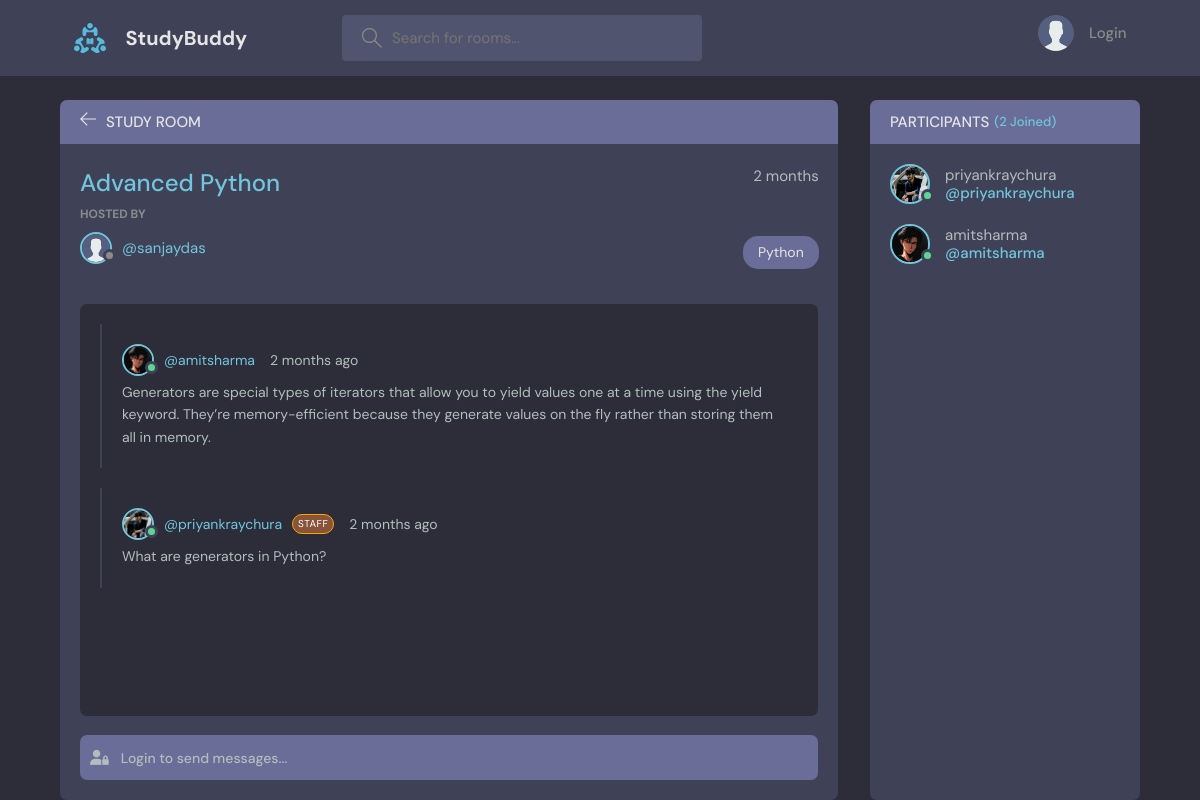
Page /room/12/ on the committed database.
### base/models.py (models this page shows, shortened)
class Room(models.Model):
    host = models.ForeignKey(User, on_delete=models.SET_NULL, null=True)
    topic = models.ForeignKey(Topic, on_delete=models.SET_NULL, null=True)
    name = models.CharField(max_length=200)
    description = models.TextField(null = True, blank=True)
    participants = models.ManyToManyField(User, related_name='participants', blank=True)
    updated = models.DateTimeField(auto_now=True)
    created = models.DateTimeField(auto_now_add=True)
    likes = models.ManyToManyField(User, related_name='liked_items', blank=True)
    class Meta:
        ordering = ['-updated', '-created']

class User(AbstractUser):
    name = models.CharField(max_length=200, null=True)
    email = models.EmailField(unique=True ,null=True)
    bio = models.TextField(null=True)
    avatar = models.ImageField(null=True, default="avatar.svg")
    USERNAME_FIELD = 'email'
    REQUIRED_FIELDS = ['username']

class Topic(models.Model):
    name = models.CharField(max_length=200)
    def __str__(self):
        return self.name

class Message(models.Model):
    user = models.ForeignKey(User, on_delete=models.CASCADE)
    room = models.ForeignKey(Room, on_delete=models.CASCADE)
    body = models.TextField()
    updated = models.DateTimeField(auto_now=True)
    created = models.DateTimeField(auto_now_add=True)
    class Meta:
        ordering = ['-updated', '-created']

### base/views.py (the view, shortened to what this page needs)
# urls.py: path('room/<str:pk>/', views.room, name = "room"),
def room(request, pk):
    room = Room.objects.get(id = pk)
    room_messages = room.message_set.all()
    participants = room.participants.all()
    context = {'room': room, 'room_messages': room_messages, 'participants': participants}
    return render(request, 'base/room.html', context)

### base/templates/base/room.html (shortened to what this page needs)
{% extends 'main.html' %}
{% block content %}
  <link rel="stylesheet" href="https://cdnjs.cloudflare.com/ajax/libs/font-awesome/6.5.2/css/all.min.css" />
    <main class="profile-page layout layout--2">
      <div class="container">
        <div class="room">
          <div class="room__top">
            <div class="room__topLeft">
              <a href="{% url 'home' %}">
                <svg version="1.1" xmlns="http://www.w3.org/2000/svg" width="32" height="32" viewBox="0 0 32 32">
                  <title>arrow-left</title>
                  <path
                    d="M13.723 2.286l-13.723 13.714 13.719 13.714 1.616-1.611-10.96-10.96h27.625v-2.286h-27.625l10.965-10.965-1.616-1.607z"
                  ></path>
                </svg>
              </a>
              <h3>Study Room</h3>
            </div>
          </div>
          <div class="room__box scroll">
            <div class="room__header scroll">
              <div class="room__info">
                <h3>{{ room.name }}</h3>
                <span>{{ room.created|timesince}}</span>
              </div>
              <div class="room__hosted">
                <p>Hosted By</p>
                <div class="room_auto_with_topic">
                <a href="{% url 'user-profile' room.host.id %}" class="room__author">
                    <div class="avatar avatar--small {% if user.is_active %}active{% endif %}">
                      <img src="{{ room.host.avatar.url }}" />
                    </div>
                    <span>@{{ room.host.username }}</span>
                  </a>
                  <span class="room__topics">{{ room.topic }}</span>
                </div>
              </div>
            </div>
            <div class="room__conversation">
              <div class="threads scroll">
                {% for message in room_messages %}
                <div class="thread">
                  <div class="thread__top">
                    <div class="thread__author">
                      <a href="{% url 'user-profile' message.user.id %}" class="thread__authorInfo">
                        <div class="avatar avatar--small {% if message.user.is_active %}active{% endif %}">
                          <img src="{{ message.user.avatar.url }}" />
                        </div>
                        <span>@{{ message.user.username }}</span>
                        {% if message.user.is_staff %}
                          <span class="adminTag">STAFF</span>
                        {% endif %}
                      </a>
                      <span class="thread__date">{{ message.created|timesince}} ago</span>
                    </div>
                  </div>
                  <div class="thread__details">
                    {{ message.body }}
                  </div>
                </div>
                {% endfor %}
              </div>
            </div>
          </div>
          <div class="room__message">
            <form action="" method="POST">
              {% if request.user.is_authenticated %}
                <input name="body" placeholder="Write your message here...">
              {% else %}
                <input name="body" placeholder="        Login to send messages..." onclick="window.location.href='/login';" style="cursor: pointer;" readonly>
                <i class="fa-solid fa-user-lock"></i>
              {% endif %}
            </form>
          </div>
        </div>
        <div class="participants">
          <h3 class="participants__top">Participants <span>({{ participants.count }} Joined)</span></h3>
          <div class="participants__list scroll">
            {% for user in participants %}
            <a href="{% url 'user-profile' user.id %}" class="participant">
              <div class="avatar avatar--medium {% if user.is_active %}active{% endif %}">
                <img src="{{ user.avatar.url }}" />
              </div>
              <p>
                {{ user.username }}
                <span>@{{ user.username }}</span>
              </p>
            </a>
            {% endfor %}
          </div>
        </div>
      </div>
    </main>
{% endblock %}

### base/templates/base/room.html (style rules this page uses)
.fa-user-lock { position: absolute; left: 30px; bottom: 35px; }
.adminTag { border: 1px solid orange; color: white; padding: 1px 5px; letter-spacing: 0.5px; font-size: 10px; border-radius: 10px; background-color: rgba(193, 108, 58, 0.608); }

### rows in the picture
Room: name "Advanced Python", created "2 months", host.avatar (placeholder picture), host.username "sanjaydas", topic "Python"
Message: user.avatar (picture), user.username "amitsharma", created "2 months", body "Generators are special types of iterators that allow you to yield values one at a time using the yield keyword. They’re memory-efficient because they generate values on the fly rather than storing them all in memory."
Message: user.avatar (picture), user.username "priyankraychura", shows "STAFF", created "2 months", body "What are generators in Python?"
User: avatar (picture), username "priyankraychura"
User: avatar (picture), username "amitsharma"

### other values in the picture
{{ participants.count }} "2"
